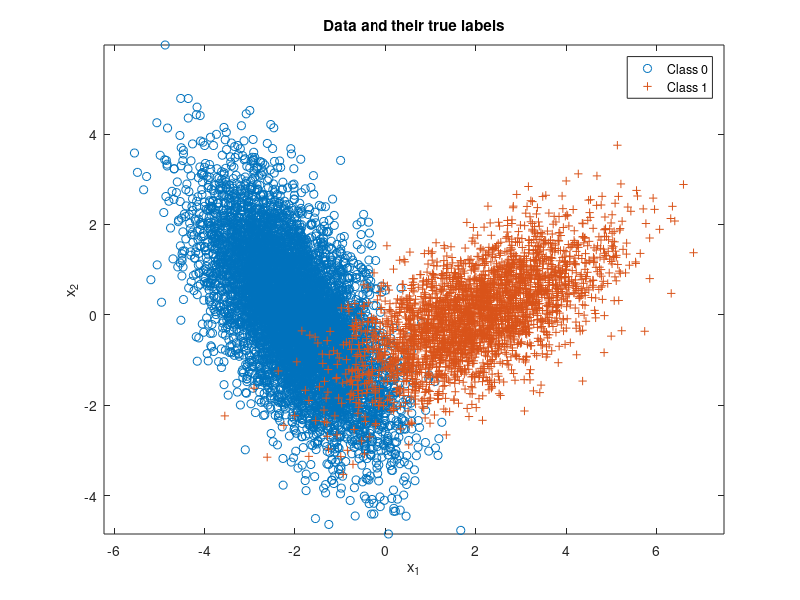

Recreate this plot in MATLAB. (Note: this script raises an error after producing the figure.)
%% Generation of  data 
clear all; close all; clc;

n = 2;      % number of feature dimensions
N_10 = 10;
N_100 = 100;    % number of iid samples for training
N_1000 = 1000;
N_10K = 10000;
% parallel distributions
mu(:,1) = [-2;0]; Sigma(:,:,1) = [1 -0.9;-0.9 2];
mu(:,2) = [2;0]; Sigma(:,:,2) = [2 0.9;0.9 1]; 

% Class priors for class 0 and 1 respectively
p = [0.7,0.3]; 

% Generating true class labels and training data
label_10 = (rand(1,N_10) >= p(1))';
Nc_10 = [length(find(label_10==0)),length(find(label_10==1))];
label_100 = (rand(1,N_100) >= p(1))';
Nc_100 = [length(find(label_100==0)),length(find(label_100==1))];
label_1000 = (rand(1,N_1000) >= p(1))';
Nc_1000 = [length(find(label_1000==0)),length(find(label_1000==1))];
% Generating true class labels and validating data
label_10K = (rand(1,N_10K) >= p(1))';
Nc_10K = [length(find(label_10K==0)),length(find(label_10K==1))];

x_10 = zeros(N_10,n);
x_100 = zeros(N_100,n);
x_1000 = zeros(N_1000,n);
x_10K = zeros(N_10K,n);

for L = 0:1
    x_10(label_10==L,:) = mvnrnd(mu(:,L+1),Sigma(:,:,L+1),Nc_10(L+1));
    x_100(label_100==L,:) = mvnrnd(mu(:,L+1),Sigma(:,:,L+1),Nc_100(L+1));
    x_1000(label_1000==L,:) = mvnrnd(mu(:,L+1),Sigma(:,:,L+1),Nc_1000(L+1));
    x_10K(label_10K==L,:) = mvnrnd(mu(:,L+1),Sigma(:,:,L+1),Nc_10K(L+1));
end

% Visualizing the data
figure(1), clf,
plot(x_10K(label_10K==0,1),x_10K(label_10K==0,2),'o'), hold on,
plot(x_10K(label_10K==1,1),x_10K(label_10K==1,2),'+'), axis equal,
legend('Class 0','Class 1'), 
title('Data and their true labels'),
xlabel('x_1'), ylabel('x_2'), 


%% Minimum P(error) classifier
%gamma = 0.7/0.3;
discriminantScore = log(evalGaussian(x_10K,mu(:,2),Sigma(:,:,2)))-log(evalGaussian(x_10K,mu(:,1),Sigma(:,:,1)));% - log(gamma);
p_detection = zeros(10000,1);
p_false_alarm = zeros(10000,1);
gammaArray = 0:0.5:250;

for i = 1:size(gammaArray,2)
  
    gamma = gammaArray(i);
    decision = (discriminantScore >= log(gamma));
    ind00 = find(decision==0 & label_10K'==0); p00 = length(ind00)/Nc_10K(1); % probability of true negative
    ind10 = find(decision==1 & label_10K'==0); p10 = length(ind10)/Nc_10K(1); % probability of false positive
    ind01 = find(decision==0 & label_10K'==1); p01 = length(ind01)/Nc_10K(2); % probability of false negative
    ind11 = find(decision==1 & label_10K'==1); p11 = length(ind11)/Nc_10K(2); % probability of true positive
    p_detection(i) = p11;
    p_false_alarm(i) = p10;
    
end

figure(2)
plot(p_false_alarm,p_detection,'b');hold on;

% Minimum error

lambda = [0 1;1 0]; % loss values
gamma = (lambda(2,1)-lambda(1,1))/(lambda(1,2)-lambda(2,2)) * p(1)/p(2); %threshold
discriminantScore = log(evalGaussian(x_10K,mu(:,2),Sigma(:,:,2)))-log(evalGaussian(x_10K,mu(:,1),Sigma(:,:,1)))
decision = (discriminantScore >= log(gamma));

    ind00 = find(decision==0 & label_10K'==0); p00 = length(ind00)/Nc_10K(1);
    ind10 = find(decision==1 & label_10K'==0); p10 = length(ind10)/Nc_10K(1);
    ind01 = find(decision==0 & label_10K'==1); p01 = length(ind01)/Nc_10K(2); 
    ind11 = find(decision==1 & label_10K'==1); p11 = length(ind11)/Nc_10K(2); 
    p_error = [p10,p01]*Nc_10K'/N_10K;

figure(2)
scatter(p10,p11,'r*');
title('ROC Curve and marking the minimum error possible point')
xlabel('Probability of false detection'),ylabel('Probability of detection');


%% Plot Decisions
figure(3), % class 0 circle, class 1 +, correct green, incorrect red
plot(x_10K(ind00,1),x_10K(ind00,2),'og'); hold on,
plot(x_10K(ind10,1),x_10K(ind10,2),'or'); hold on,
plot(x_10K(ind01,1),x_10K(ind01,2),'+r'); hold on,
plot(x_10K(ind11,1),x_10K(ind11,2),'+g'); hold on,
axis equal,

%% Plot Boundaries
horizontalGrid = linspace(floor(min(x_10K(:,1))),ceil(max(x_10K(:,1))),101);
verticalGrid = linspace(floor(min(x_10K(:,2))),ceil(max(x_10K(:,2))),91);
[h,v] = meshgrid(horizontalGrid,verticalGrid);
discriminantScoreGridValues = log(evalGaussian(reshape([h(:)';v(:)']',91*101,2),mu(:,2),Sigma(:,:,2)))-log(evalGaussian(reshape([h(:)';v(:)']',91*101,2),mu(:,1),Sigma(:,:,1))) - log(gamma);
minDSGV = min(discriminantScoreGridValues);
maxDSGV = max(discriminantScoreGridValues);
discriminantScoreGrid = reshape(discriminantScoreGridValues,91,101);
figure(3), contour(horizontalGrid,verticalGrid,discriminantScoreGrid,[minDSGV*[0.9,0.6,0.3],0,[0.3,0.6,0.9]*maxDSGV]);
legend('Correct decisions for data from Class 0','Wrong decisions for data from Class 0','Wrong decisions for data from Class 1','Correct decisions for data from Class 1','Equilevel contours of the discriminant function' ), 
title('Data and their classifier decisions versus true labels'),
xlabel('x_1'), ylabel('x_2'), 